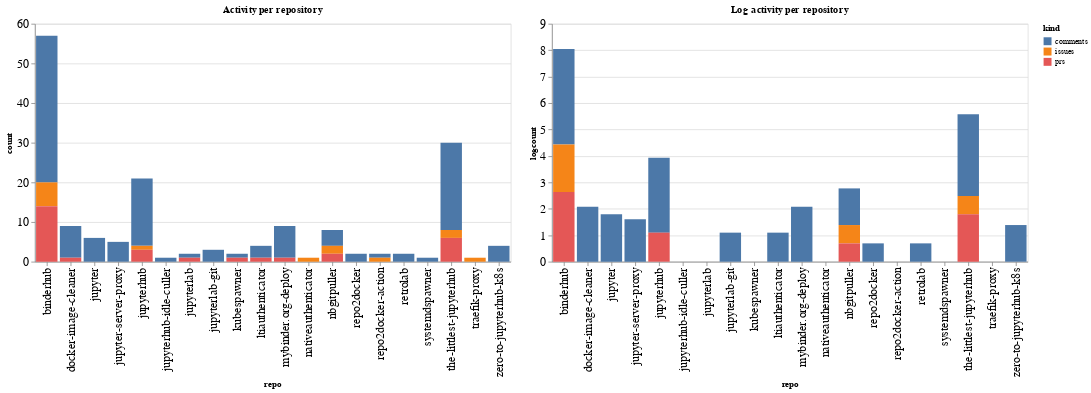

Source (notebook cell):
### Code cell
ch1 = alt.Chart(repo_summaries, width=600, title="Activity per repository").mark_bar().encode(
    x='repo',
    y='count',
    color='kind',
    tooltip="kind"
)

ch2 = alt.Chart(repo_summaries, width=600, title="Log activity per repository").mark_bar().encode(
    x='repo',
    y='logcount',
    color='kind',
    tooltip="kind"
)

ch1 | ch2

### Figure 1 — Vega-Lite specification as saved in the notebook (floating-point values rounded to 4 significant figures)
{"config": {"axisLeft": {"labelFontSize": 15}, "axisBottom": {"labelFontSize": 15}}, "hconcat": [{"mark": "bar", "encoding": {"color": {"type": "nominal", "field": "kind"}, "tooltip": {"type": "nominal", "field": "kind"}, "x": {"type": "nominal", "field": "repo"}, "y": {"type": "quantitative", "field": "count"}}, "title": "Activity per repository", "width": 600}, {"mark": "bar", "encoding": {"color": {"type": "nominal", "field": "kind"}, "tooltip": {"type": "nominal", "field": "kind"}, "x": {"type": "nominal", "field": "repo"}, "y": {"type": "quantitative", "field": "logcount"}}, "title": "Log activity per repository", "width": 600}], "data": {"name": "data-021e2fbf74fb749867ae2d9250910f38"}, "$schema": "https://vega.github.io/schema/vega-lite/v4.8.1.json", "datasets": {"data-021e2fbf74fb749867ae2d9250910f38": [{"repo": "binderhub", "kind": "comments", "count": 37, "logcount": 3.611}, {"repo": "binderhub", "kind": "issues", "count": 6, "logcount": 1.792}, {"repo": "binderhub", "kind": "prs", "count": 14, "logcount": 2.639}, {"repo": "docker-image-cleaner", "kind": "comments", "count": 8, "logcount": 2.079}, {"repo": "docker-image-cleaner", "kind": "prs", "count": 1, "logcount": 0.0}, {"repo": "jupyter", "kind": "comments", "count": 6, "logcount": 1.792}, {"repo": "jupyter-server-proxy", "kind": "comments", "count": 5, "logcount": 1.609}, {"repo": "jupyterhub", "kind": "comments", "count": 17, "logcount": 2.833}, {"repo": "jupyterhub", "kind": "issues", "count": 1, "logcount": 0.0}, {"repo": "jupyterhub", "kind": "prs", "count": 3, "logcount": 1.099}, {"repo": "jupyterhub-idle-culler", "kind": "comments", "count": 1, "logcount": 0.0}, {"repo": "jupyterlab", "kind": "comments", "count": 1, "logcount": 0.0}, {"repo": "jupyterlab", "kind": "prs", "count": 1, "logcount": 0.0}, {"repo": "jupyterlab-git", "kind": "comments", "count": 3, "logcount": 1.099}, {"repo": "kubespawner", "kind": "comments", "count": 1, "logcount": 0.0}, {"repo": "kubespawner", "kind": "prs", "count": 1, "logcount": 0.0}, {"repo": "ltiauthenticator", "kind": "comments", "count": 3, "logcount": 1.099}, {"repo": "ltiauthenticator", "kind": "prs", "count": 1, "logcount": 0.0}, {"repo": "mybinder.org-deploy", "kind": "comments", "count": 8, "logcount": 2.079}, {"repo": "mybinder.org-deploy", "kind": "prs", "count": 1, "logcount": 0.0}, {"repo": "nativeauthenticator", "kind": "issues", "count": 1, "logcount": 0.0}, {"repo": "nbgitpuller", "kind": "comments", "count": 4, "logcount": 1.386}, {"repo": "nbgitpuller", "kind": "issues", "count": 2, "logcount": 0.6931}, {"repo": "nbgitpuller", "kind": "prs", "count": 2, "logcount": 0.6931}, {"repo": "repo2docker", "kind": "comments", "count": 2, "logcount": 0.6931}, {"repo": "repo2docker-action", "kind": "comments", "count": 1, "logcount": 0.0}, {"repo": "repo2docker-action", "kind": "issues", "count": 1, "logcount": 0.0}, {"repo": "retrolab", "kind": "comments", "count": 2, "logcount": 0.6931}, {"repo": "systemdspawner", "kind": "comments", "count": 1, "logcount": 0.0}, {"repo": "the-littlest-jupyterhub", "kind": "comments", "count": 22, "logcount": 3.091}, {"repo": "the-littlest-jupyterhub", "kind": "issues", "count": 2, "logcount": 0.6931}, {"repo": "the-littlest-jupyterhub", "kind": "prs", "count": 6, "logcount": 1.792}, {"repo": "traefik-proxy", "kind": "issues", "count": 1, "logcount": 0.0}, {"repo": "zero-to-jupyterhub-k8s", "kind": "comments", "count": 4, "logcount": 1.386}]}}
